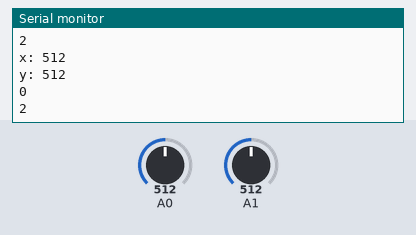
A sketch run on a simulated Arduino Uno, built with avr-gcc and run on an emulated ATmega328P. On the bench: the last lines printed to the serial monitor. The inputs (shaded band) are chosen by the test bench; at power-on: A1 = 512, A0 = 512.

Above: at 7.1 s.
7.2 s: A1 set to 530
At 7.36 s:
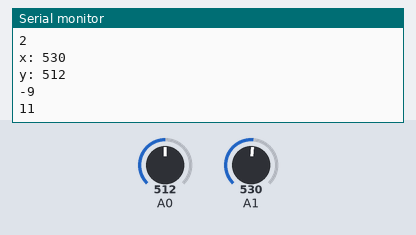
8.7 s: A1 set to 508
At 8.79 s:
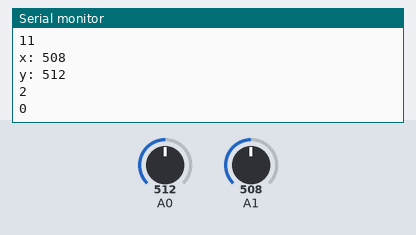
Timing chart, 0 to 11.7 s (numbered marks = the images above; inputs shaded):
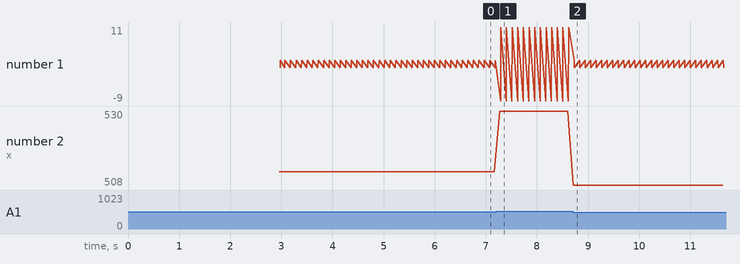

Measured:
- after the input at 7.2 s, the serial monitor: prints a new line after 0.07 s (image 1)
- after the input at 8.7 s, the serial monitor: prints a new line at once (image 2)
- plotted number 1: 2 → 11 after the input at 7.2 s
- plotted number 2: 512 → 530 after the input at 7.2 s, 530 → 508 after the input at 8.7 s

The sketch:

remote_lib_test.ino
```cpp
#include "Remote.h"
#include "Bluetooth_RN41.h"

#define RX 9
#define TX 8

Remote remote;
Bluetooth_RN41 bluetooth(RX,TX);

bool master = true;
String address = "0006667D97A8";

void setup(){
  delay(1000);
  remote.begin();
  bluetooth.begin(master, address);
}

void loop() {
  bluetooth.receive();
  remote.readDirections();
  int pwmA = remote.getPWMA();
  int pwmB = remote.getPWMB();
  Serial.println(pwmA);
  Serial.println(pwmB);
  bluetooth.sendDirections(pwmA, pwmB);
  delay(100);
}
```
